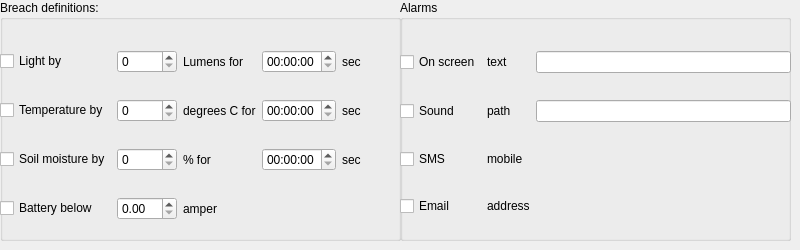
           <widget class="QWidget" name="tab_9">
            <attribute name="title">
             <string>Alarm </string>
            </attribute>
            <widget class="QGroupBox" name="groupBox_28">
             <property name="geometry">
              <rect>
               <x>0</x>
               <y>0</y>
               <width>401</width>
               <height>241</height>
              </rect>
             </property>
             <property name="title">
              <string>Breach definitions:</string>
             </property>
             <widget class="QWidget" name="gridLayoutWidget_14">
              <property name="geometry">
               <rect>
                <x>0</x>
                <y>30</y>
                <width>401</width>
                <height>211</height>
               </rect>
              </property>
              <layout class="QGridLayout" name="gridLayout_15">
               <item row="2" column="1">
                <widget class="QSpinBox" name="spinBox_46"/>
               </item>
               <item row="1" column="3">
                <widget class="QTimeEdit" name="timeEdit_2"/>
               </item>
               <item row="2" column="0">
                <widget class="QCheckBox" name="checkBox_22">
                 <property name="text">
                  <string>Soil moisture by</string>
                 </property>
                </widget>
               </item>
               <item row="0" column="2">
                <widget class="QLabel" name="label_50">
                 <property name="text">
                  <string>Lumens for</string>
                 </property>
                </widget>
               </item>
               <item row="0" column="0">
                <widget class="QCheckBox" name="checkBox_12">
                 <property name="text">
                  <string>Light by</string>
                 </property>
                </widget>
               </item>
               <item row="3" column="1">
                <widget class="QDoubleSpinBox" name="doubleSpinBox_2"/>
               </item>
               <item row="3" column="2">
                <widget class="QLabel" name="label_48">
                 <property name="text">
                  <string>amper</string>
                 </property>
                </widget>
               </item>
               <item row="0" column="1">
                <widget class="QSpinBox" name="spinBox_45"/>
               </item>
               <item row="1" column="0">
                <widget class="QCheckBox" name="checkBox_21">
                 <property name="text">
                  <string>Temperature by</string>
                 </property>
                </widget>
               </item>
               <item row="2" column="3">
                <widget class="QTimeEdit" name="timeEdit_3"/>
               </item>
               <item row="1" column="2">
                <widget class="QLabel" name="label_49">
                 <property name="text">
                  <string>degrees C for</string>
                 </property>
                </widget>
               </item>
               <item row="0" column="3">
                <widget class="QTimeEdit" name="timeEdit"/>
               </item>
               <item row="1" column="1">
                <widget class="QSpinBox" name="spinBox_47"/>
               </item>
               <item row="1" column="4">
                <widget class="QLabel" name="label_53">
                 <property name="text">
                  <string>sec</string>
                 </property>
                </widget>
               </item>
               <item row="2" column="4">
                <widget class="QLabel" name="label_54">
                 <property name="text">
                  <string>sec</string>
                 </property>
                </widget>
               </item>
               <item row="3" column="0">
                <widget class="QCheckBox" name="checkBox_23">
                 <property name="text">
                  <string>Battery below</string>
                 </property>
                </widget>
               </item>
               <item row="0" column="4">
                <widget class="QLabel" name="label_51">
                 <property name="text">
                  <string>sec</string>
                 </property>
                </widget>
               </item>
               <item row="2" column="2">
                <widget class="QLabel" name="label_52">
                 <property name="text">
                  <string>% for</string>
                 </property>
                </widget>
               </item>
              </layout>
             </widget>
            </widget>
            <widget class="QGroupBox" name="groupBox_29">
             <property name="geometry">
              <rect>
               <x>400</x>
               <y>0</y>
               <width>391</width>
               <height>241</height>
              </rect>
             </property>
             <property name="title">
              <string>Alarms</string>
             </property>
             <widget class="QWidget" name="gridLayoutWidget_15">
              <property name="geometry">
               <rect>
                <x>0</x>
                <y>30</y>
                <width>391</width>
                <height>211</height>
               </rect>
              </property>
              <layout class="QGridLayout" name="gridLayout_17">
               <item row="2" column="0">
                <widget class="QCheckBox" name="checkBox_3">
                 <property name="text">
                  <string>SMS</string>
                 </property>
                </widget>
               </item>
               <item row="1" column="2">
                <widget class="QLineEdit" name="lineEdit_2"/>
               </item>
               <item row="0" column="0">
                <widget class="QCheckBox" name="checkBox">
                 <property name="text">
                  <string>On screen</string>
                 </property>
                </widget>
               </item>
               <item row="1" column="0">
                <widget class="QCheckBox" name="checkBox_2">
                 <property name="text">
                  <string>Sound</string>
                 </property>
                </widget>
               </item>
               <item row="0" column="2">
                <widget class="QLineEdit" name="lineEdit"/>
               </item>
               <item row="3" column="0">
                <widget class="QCheckBox" name="checkBox_15">
                 <property name="text">
                  <string>Email</string>
                 </property>
                </widget>
               </item>
               <item row="2" column="1">
                <widget class="QLabel" name="label_55">
                 <property name="text">
                  <string>mobile</string>
                 </property>
                </widget>
               </item>
               <item row="1" column="1">
                <widget class="QLabel" name="label_56">
                 <property name="text">
                  <string>path</string>
                 </property>
                </widget>
               </item>
               <item row="3" column="1">
                <widget class="QLabel" name="label_57">
                 <property name="text">
                  <string>address</string>
                 </property>
                </widget>
               </item>
               <item row="0" column="1">
                <widget class="QLabel" name="label_58">
                 <property name="text">
                  <string>text</string>
                 </property>
                </widget>
               </item>
              </layout>
             </widget>
            </widget>
           </widget>
